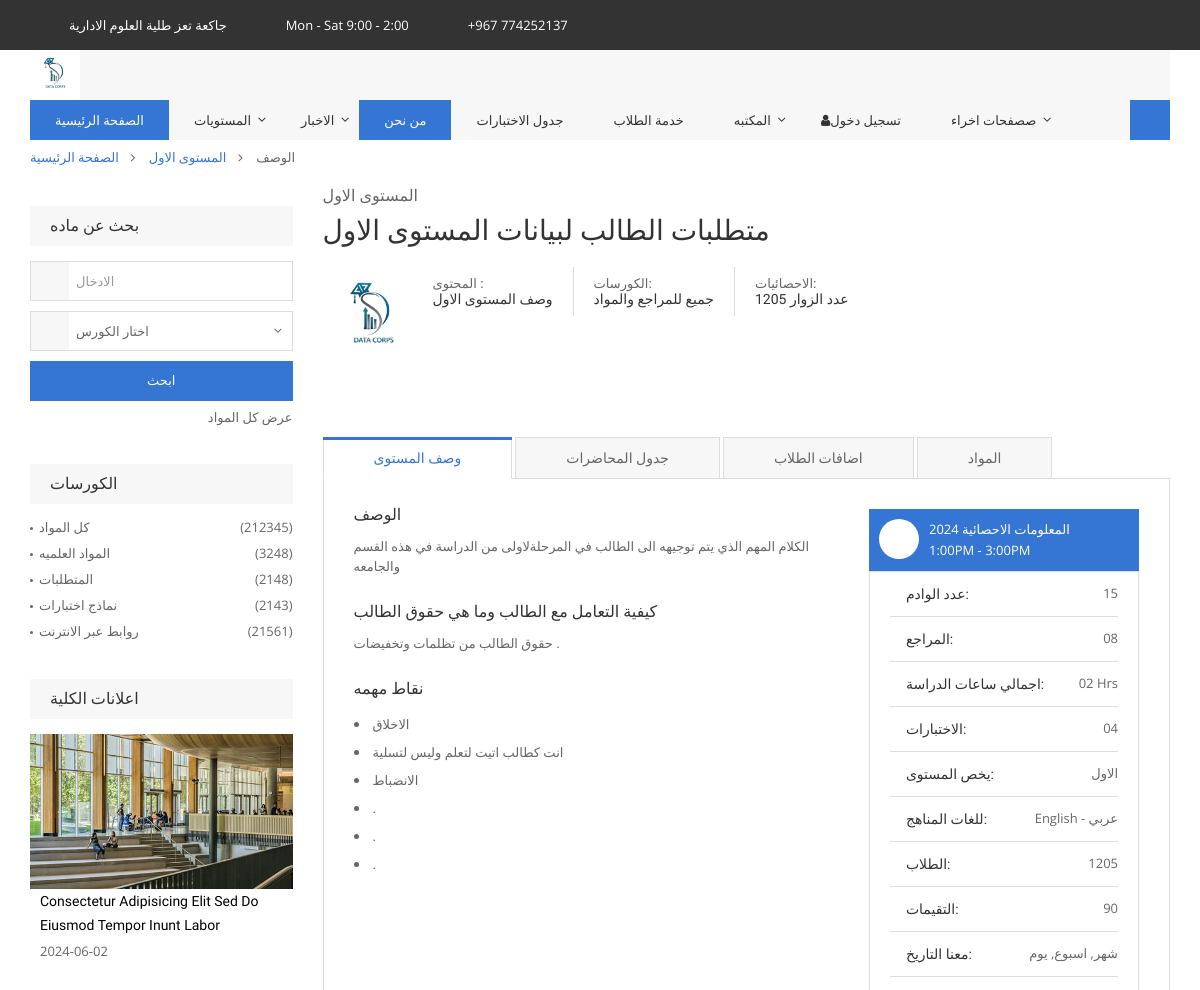
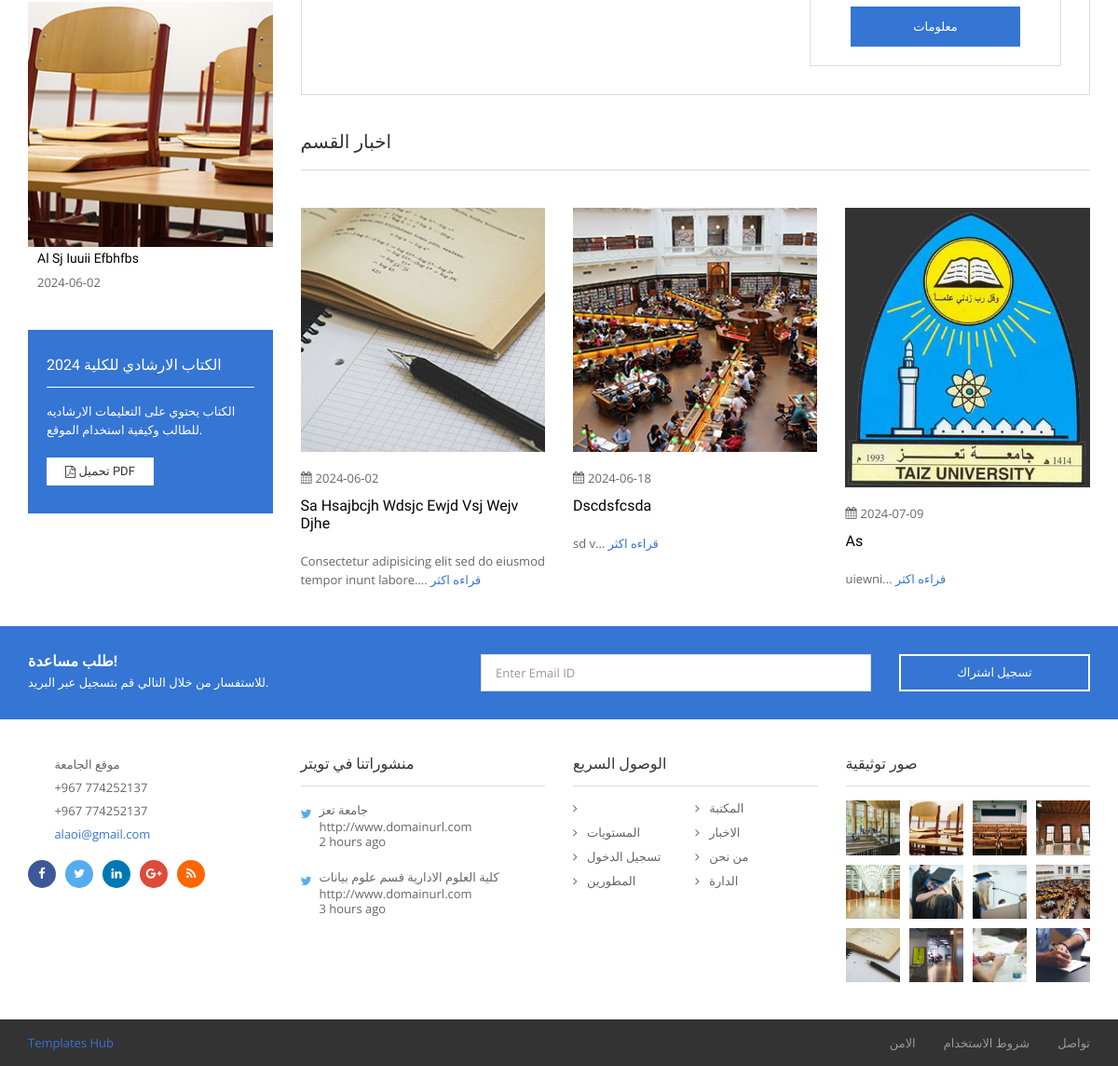
The page /levelcoursedetail.php on the database its author committed (2 pictures, top to bottom).
### tables this page shows
CREATE TABLE `newdept` (
  `id` int(11) NOT NULL,
  `image` varchar(200) NOT NULL,
  `title` varchar(200) NOT NULL,
  `date` date NOT NULL,
  `description` varchar(200) NOT NULL,
  `title1` varchar(100) NOT NULL
);

CREATE TABLE `newcolleg` (
  `id` int(11) NOT NULL,
  `title` varchar(200) NOT NULL,
  `title1` varchar(200) NOT NULL,
  `description` varchar(200) NOT NULL,
  `image` varchar(255) NOT NULL,
  `date` date NOT NULL
);

### levelcoursedetail.php (the view, shortened to what the rows shown need)
<?php include('common/header.php') ?>
<div id="tg-wrapper" class="tg-wrapper">
    <main id="tg-main" class="tg-main tg-haslayout">
        <div class="container">
            <div class="row">
                <div id="tg-twocolumns" class="tg-twocolumns">
                    <div class="col-xs-12 col-sm-8 col-md-9 col-lg-9 pull-right">
                        <div id="tg-content" class="tg-content">
                            <div class="tg-detailpage tg-coursedetailpage">
                                <article class="tg-themepost tg-course">
                                    <div class="tg-themepostcontent">
                                        <div class="tg-themeposttitle">
                                            <h1>متطلبات الطالب لبيانات المستوى الاول</h1>
                                        </div>
                                    </div>
                                </article>
                                <div class="tg-relatedthemeposts">
                                    <div class="tg-borderheading">
                                        <h2>اخبار القسم</h2>
                                    </div>
                                    <section class="tg-sectionspace tg-haslayout">
                                        <div class="tg-events">
                                            <div class="row">
                                                <?php
                                                $newdepart = mysqli_query($conn, "SELECT * FROM newdept  ");
                                                while ($newdepartmint = mysqli_fetch_assoc($newdepart)) {
                                                ?>
                                                <div class="col-xs-6 col-sm-6 col-md-4 col-lg-4">
                                                    <article class="tg-themepost tg-eventpost">
                                                        <figure class="tg-featuredimg">
                                                            <a href="javascript:void(0);">
                                                                <img src="admin/images/dep/<?= $newdepartmint['image'] ;?>"
                                                                    alt="image description">
                                                            </a>
                                                        </figure>
                                                        <div class="tg-themepostcontent">
                                                            <ul class="tg-matadata">
                                                                <li>
                                                                    <a href="javascript:void(0);">
                                                                        <i class="fa fa-calendar"></i>
                                                                        <span><?= $newdepartmint['date'] ;?></span>
                                                                    </a>
                                                                </li>
                                                            </ul>
                                                            <div class="tg-themeposttitle">
                                                                <h3><a
                                                                        href="newdetaildeprt.php?id=<?= $newdepartmint['id'] ?>"><?= $newdepartmint['title'] ;?></a>
                                                                </h3>
                                                            </div>
                                                            <div class="tg-description">
                                                                <p><?= $newdepartmint['title1'] ;?>... <a
                                                                        href="newdetaildeprt.php?id=<?= $newdepartmint['id'] ?>">قراءه
                                                                        اكثر </a></p>
                                                            </div>
                                                        </div>
                                                    </article>
                                                </div>
                                                <?php } ?>
                                            </div>
                                        </div>
                                    </section>
                                </div>
                            </div>
                        </div>
                    </div>
                    <div class="col-xs-12 col-sm-4 col-md-3 col-lg-3 pull-left">
                        <aside id="tg-sidebar" class="tg-sidebar">
                            <div class="tg-widget tg-widgetlatestcourses">
                                <div class="tg-widgetcontent">
                                    <?php
                                    $newcollg = mysqli_query($conn, "SELECT * FROM newcolleg  ");
                                    while ($newcolleg = mysqli_fetch_assoc($newcollg)) {
                                    ?>
                                    <article class="tg-campus tg-campusleftthumb">
                                        <figure class="tg-featuredimg">
                                            <a href="javascript:void(0);">
                                                <img src="admin/images/colleg/<?= $newcolleg['image'] ;?>"
                                                    alt="image description">
                                            </a>
                                        </figure>
                                        <div class="tg-campuscontent">
                                            <div class="tg-campustitle">
                                                <h3><a
                                                        href="newsdetailcolleg.php?id=<?= $newcolleg['id'] ?>"><?= $newcolleg['title'] ;?></a>
                                                </h3>
                                            </div>
                                            <span class="tg-price"><?= $newcolleg['date'] ;?></span>
                                        </div>
                                    </article>
                                    <?php } ?>
                                </div>
                            </div>
                        </aside>
                    </div>
                </div>
            </div>
        </div>
    </main>
</div>
<?php include('common/footer.php') ?>

### rows shown on the page
newdept: image (picture), date "2024-06-02", title "Sa Hsajbcjh Wdsjc Ewjd Vsj Wejv Djhe", title1 "Consectetur adipisicing elit sed do eiusmod tempor inunt labore."
newdept: image (picture), date "2024-06-18", title "Dscdsfcsda", title1 "sd v"
newdept: image (picture), date "2024-07-09", title "As", title1 "uiewni"
newcolleg: image (picture), title "Consectetur Adipisicing Elit Sed Do Eiusmod Tempor Inunt Labor", date "2024-06-02"
newcolleg: image (picture), title "Al Sj Iuuii Efbhfbs", date "2024-06-02"
